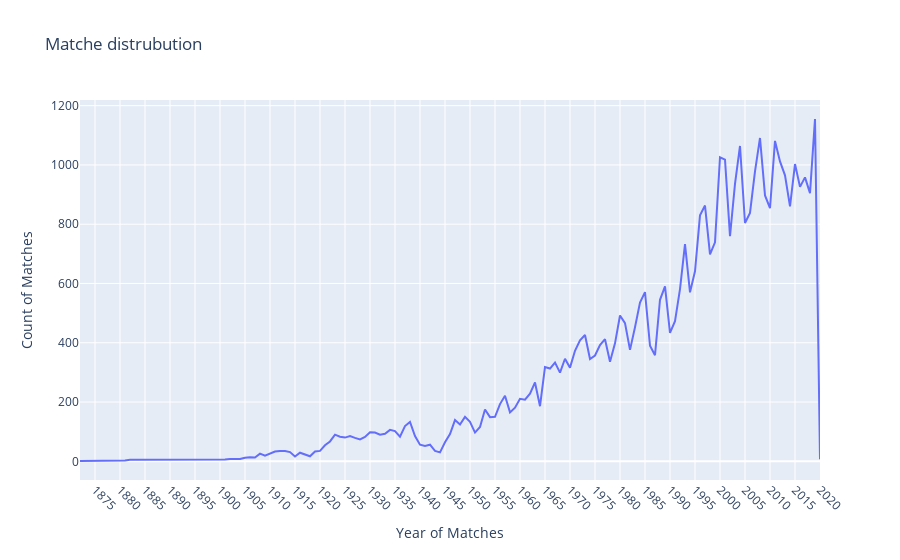

Notebook cell for this chart:
### Code cell
trace2 = go.Scatter(
    x = Nos_matches.Year,
    y = Nos_matches.date,
    mode = 'lines',
    name = 'lines'
)
# create the layout
layout = go.Layout(
    title = 'Matche distrubution',
    xaxis = dict(title = 'Year of Matches', dtick=5,tickangle=45), # x-axis label
    yaxis = dict(title = 'Count of Matches') )
fig.update_xaxes(range=[1.5, 4.5])
# crate the fig
fig = go.Figure(data=trace2,layout=layout)
fig.show()

### Figure 1 — Plotly figure (JSON) as saved in the notebook; plotly's stock layout.template omitted (floating-point values rounded to 4 significant figures; data arrays with more than 128 entries replaced by an {"elided": "..."} marker saying what was removed)
{"data": [{"mode": "lines", "name": "lines", "type": "scatter", "x": {"elided": "149 int values"}, "y": {"elided": "149 int values"}}], "layout": {"title": {"text": "Matche distrubution"}, "xaxis": {"dtick": 5, "tickangle": 45, "title": {"text": "Year of Matches"}}, "yaxis": {"title": {"text": "Count of Matches"}}}}
